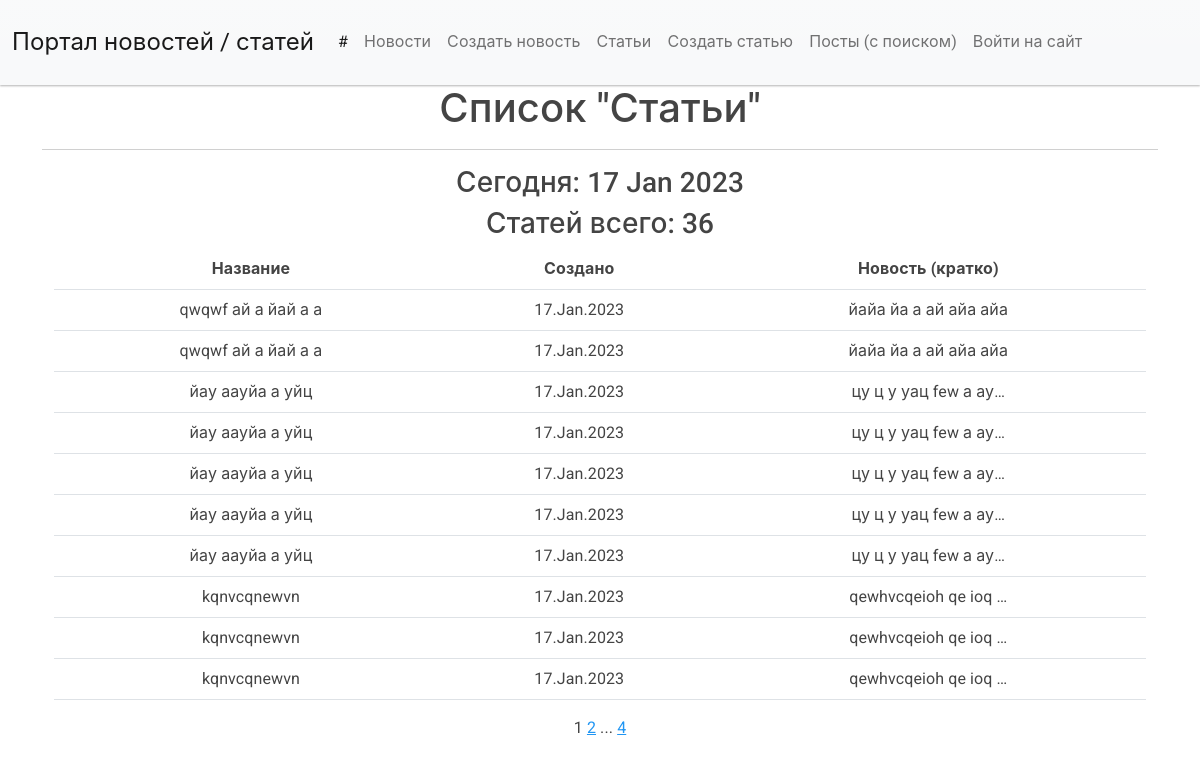
The app's page /articles/ with its own data.
### news/models.py (models this page shows, shortened)
class Post(models.Model):
    TYPES = [
        ('A', 'Article'),
        ('N', 'News')
    ]
    author = models.ForeignKey(Author, on_delete=models.CASCADE)
    post_type = models.CharField(max_length=1, choices=TYPES, default='A')
    creation = models.DateTimeField(auto_now_add=True)
    category = models.ManyToManyField(Category, through='PostCategory')
    title = models.CharField(max_length=200)
    text = models.TextField()
    rating = models.IntegerField(default=0)

### news/views.py (the view)
# urls.py: path('articles/', PostList.as_view(), name='arts_list'),
class PostList(ListView):
    model = Post
    ordering = '-creation'
    template_name = 'post_list.html'
    context_object_name = 'post_list'
    paginate_by = 10
    def get_context_data(self, **kwargs):
        context = super().get_context_data(**kwargs)
        if 'news' in self.request.path.split('/'):
            context['post_count'] = Post.objects.filter(post_type='N').count
            context['obj_type1'] = 'Новости'
            context['obj_type2'] = 'Новостей'
        else:
            context['post_count'] = Post.objects.filter(post_type='A').count
            context['obj_type1'] = 'Статьи'
            context['obj_type2'] = 'Статей'
        if self.request.user.is_authenticated:
            context['user_name'] = self.request.user
        return context
    def get_queryset(self):
        if 'news' in self.request.path.split('/'):
            queryset = Post.objects.order_by('-creation').filter(post_type='N')
        else:
            queryset = Post.objects.order_by('-creation').filter(post_type='A')
        self.filterset = NewsFilter(self.request.GET, queryset)
        return self.filterset.qs

### news/templatetags/custom_filters.py (called while the page is built)
@register.filter()
def censor(value):
   def isbad(word: str):
      return True if word in BAD_WORDS else False
   def replace(word: str):
      str_ = word[0]
      for i in range(1, len(word)):
         if word[i] not in string.punctuation:
            str_ += '*'
         else:
            str_ += word[i]
      return str_
   list = value.split()
   for n, word in enumerate(list):
      word2check = ""
      word = word.strip().lower()
      for i in range(len(word)):
         if word[i] not in string.punctuation:
            word2check += word[i]
      if isbad(word2check):
         list[n] = replace(list[n])
   return f'{" ".join(list)}'

### news/templatetags/custom_tags.py (called while the page is built)
@register.simple_tag()
def current_time(format_string='%d %b %Y'):
    return datetime.utcnow().strftime(format_string)

@register.simple_tag(takes_context=True)
def url_replace(context, **kwargs):
    d = context['request'].GET.copy()
    for k, v in kwargs.items():
        d[k] = v
    return d.urlencode()

### templates/post_list.html (shortened to what this page needs)
{% extends 'flatpages/default.html' %}
{% load custom_filters %}
{% load custom_tags %}
{% block content %}
<h1>Список "{{ obj_type1 }}"</h1>
   <hr>
   <h3>Сегодня: {% current_time %} </h3>
   <h3> {{ obj_type2 }} всего: {{ post_count }} </h3>
   {% if post_list %}
    <div class="container">
        <table class="table table-hover">
          <thead>
            <tr>
              <th scope="col">Название</th>
              <th scope="col">Создано</th>
              <th scope="col">Новость (кратко)</th>
            </tr>
          </thead>
  <tbody>
           {% for one in post_list %}
            <tr class="light">
               <td>{{ one.title|censor }}</td>
               <td>{{ one.creation|date:'d.M.Y' }}</td>
               <td>{{ one.text|truncatechars:20|censor }}</td>
           </tr>
           {% endfor %}
         </tbody>
       </table>
    </div>
   {% else %}
       <h2>{{ obj_type2 }} пока нет.</h2>
   {% endif %}
    {% if page_obj.paginator.num_pages > 1 %}
        {{ page_obj.number }}
    {% endif %}
   {% if page_obj.has_next %}
       <a href="?{% url_replace page=page_obj.next_page_number %}">{{ page_obj.next_page_number }}</a>
       {% if paginator.num_pages != page_obj.next_page_number %}
           ...
           <a href="?{% url_replace page=page_obj.paginator.num_pages %}">{{ page_obj.paginator.num_pages }}</a>
       {% endif %}
   {% endif %}
{% endblock content %}

### templates/flatpages/default.html (shortened to what this page needs)
<!DOCTYPE html>
<html lang="en">
    <head>
        {% load static %}
	    <link href="{% static 'css/bootstrap.min.css' %}" rel="stylesheet" />
    </head>
    <body>
    <nav class="navbar navbar-expand-lg navbar-light bg-light">
      <div class="container-fluid">
        <a class="navbar-brand">Портал новостей / статей</a>
        <div class="collapse navbar-collapse" id="navbarColor03">
          <ul class="navbar-nav me-auto">
            <li class="nav-item">
              <a class="nav-link active" href="/">#
              </a>
            </li>
            <li class="nav-item">
              <a class="nav-link" href="/news/">Новости</a>
            </li>
              <li class="nav-item">
              <a class="nav-link" href="/news/create/">Создать новость</a>
            </li>
            <li class="nav-item">
              <a class="nav-link" href="/articles">Статьи</a>
            </li>
              <li class="nav-item">
              <a class="nav-link" href="/articles/create/">Создать статью</a>
            </li>
            <li class="nav-item">
              <a class="nav-link" href="/news/search">Посты (с поиском)</a>
            </li>
           {% if user_name %}
               <li class="nav-item">
                   <a class="nav-link" href="/user">Пользователь {{ user_name }}</a>
               </li>
               <li class="nav-item">
                   <a class="nav-link" href="/accounts/logout">Logout</a>
               </li>
           {% else %}
               <li class="nav-item">
                   <a class="nav-link" href="/accounts/login">Войти на сайт</a>
               </li>
           {% endif %}
          </ul>
        </div>
      </div>
    </nav>
        <div class="container">
           <div class="row">
               <div class="col-lg-12 text-center">
                   {% block content %}{% endblock content %}
               </div>
           </div>
        </div>
    </body>
</html>

### records on screen
Post: title|censor "qwqwf ай а йай а а", creation "17.Jan.2023", text|censor "йайа йа а ай айа айа"
Post: title|censor "qwqwf ай а йай а а", creation "17.Jan.2023", text|censor "йайа йа а ай айа айа"
Post: title|censor "йау аауйа а уйц", creation "17.Jan.2023", text|censor "цу ц у уац few а ау…"
Post: title|censor "йау аауйа а уйц", creation "17.Jan.2023", text|censor "цу ц у уац few а ау…"
Post: title|censor "йау аауйа а уйц", creation "17.Jan.2023", text|censor "цу ц у уац few а ау…"
Post: title|censor "йау аауйа а уйц", creation "17.Jan.2023", text|censor "цу ц у уац few а ау…"
Post: title|censor "йау аауйа а уйц", creation "17.Jan.2023", text|censor "цу ц у уац few а ау…"
Post: title|censor "kqnvcqnewvn", creation "17.Jan.2023", text|censor "qewhvcqeioh qe ioq …"
Post: title|censor "kqnvcqnewvn", creation "17.Jan.2023", text|censor "qewhvcqeioh qe ioq …"
Post: title|censor "kqnvcqnewvn", creation "17.Jan.2023", text|censor "qewhvcqeioh qe ioq …"

### other values on screen
{{ obj_type1 }} "Статьи"
{{ obj_type2 }} "Статей"
{{ post_count }} "36"
{{ page_obj.number }} "1"
{{ page_obj.next_page_number }} "2"
{{ page_obj.paginator.num_pages }} "4"
